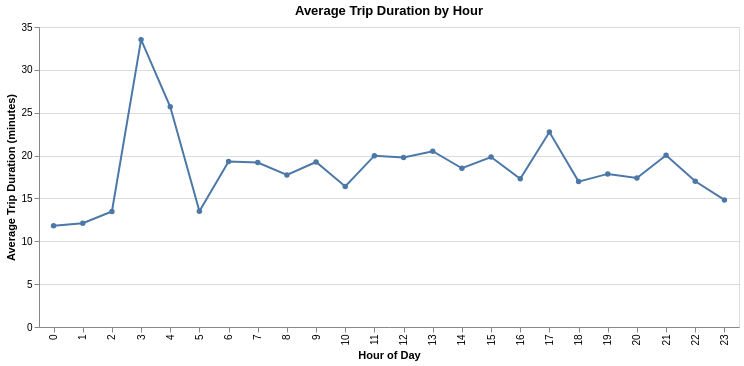

This figure's Vega-Lite source:
### Vega-Lite specification from a JSON file in a GitHub repository (floating-point values rounded to 4 significant figures)
{"config": {"view": {"continuousWidth": 300, "continuousHeight": 300}}, "data": {"name": "data-2289cd079cff2f2e9405e7f76e1bff9f"}, "mark": {"type": "line", "point": true}, "encoding": {"tooltip": [{"field": "pickup_hour", "title": "Hour", "type": "ordinal"}, {"field": "average_duration", "format": ".2f", "title": "Average Duration", "type": "quantitative"}], "x": {"field": "pickup_hour", "sort": [0, 1, 2, 3, 4, 5, 6, 7, 8, 9, 10, 11, 12, 13, 14, 15, 16, 17, 18, 19, 20, 21, 22, 23], "title": "Hour of Day", "type": "ordinal"}, "y": {"field": "average_duration", "title": "Average Trip Duration (minutes)", "type": "quantitative"}}, "height": 300, "title": "Average Trip Duration by Hour", "width": 700, "$schema": "https://vega.github.io/schema/vega-lite/v6.4.1.json", "datasets": {"data-2289cd079cff2f2e9405e7f76e1bff9f": [{"pickup_hour": 0, "average_duration": 11.81}, {"pickup_hour": 1, "average_duration": 12.11}, {"pickup_hour": 2, "average_duration": 13.48}, {"pickup_hour": 3, "average_duration": 33.53}, {"pickup_hour": 4, "average_duration": 25.69}, {"pickup_hour": 5, "average_duration": 13.5}, {"pickup_hour": 6, "average_duration": 19.31}, {"pickup_hour": 7, "average_duration": 19.18}, {"pickup_hour": 8, "average_duration": 17.74}, {"pickup_hour": 9, "average_duration": 19.25}, {"pickup_hour": 10, "average_duration": 16.39}, {"pickup_hour": 11, "average_duration": 19.99}, {"pickup_hour": 12, "average_duration": 19.78}, {"pickup_hour": 13, "average_duration": 20.51}, {"pickup_hour": 14, "average_duration": 18.52}, {"pickup_hour": 15, "average_duration": 19.83}, {"pickup_hour": 16, "average_duration": 17.28}, {"pickup_hour": 17, "average_duration": 22.74}, {"pickup_hour": 18, "average_duration": 16.96}, {"pickup_hour": 19, "average_duration": 17.86}, {"pickup_hour": 20, "average_duration": 17.38}, {"pickup_hour": 21, "average_duration": 20.03}, {"pickup_hour": 22, "average_duration": 17.0}, {"pickup_hour": 23, "average_duration": 14.82}]}}
